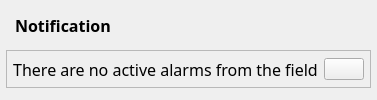
               <widget class="QCustomSlideMenu" name="popup_notification_container" native="true">
                <layout class="QVBoxLayout" name="verticalLayout_19">
                 <property name="spacing">
                  <number>0</number>
                 </property>
                 <property name="leftMargin">
                  <number>0</number>
                 </property>
                 <property name="topMargin">
                  <number>0</number>
                 </property>
                 <property name="rightMargin">
                  <number>0</number>
                 </property>
                 <property name="bottomMargin">
                  <number>0</number>
                 </property>
                 <item>
                  <widget class="QWidget" name="popup_notification_sub_container" native="true">
                   <layout class="QVBoxLayout" name="verticalLayout_20">
                    <property name="leftMargin">
                     <number>6</number>
                    </property>
                    <property name="topMargin">
                     <number>6</number>
                    </property>
                    <property name="rightMargin">
                     <number>6</number>
                    </property>
                    <property name="bottomMargin">
                     <number>12</number>
                    </property>
                    <item>
                     <widget class="QLabel" name="label_13">
                      <property name="font">
                       <font>
                        <family>Noto Sans</family>
                        <pointsize>12</pointsize>
                        <weight>75</weight>
                        <bold>true</bold>
                       </font>
                      </property>
                      <property name="styleSheet">
                       <string notr="true">padding-left: 5px;</string>
                      </property>
                      <property name="text">
                       <string>Notification</string>
                      </property>
                      <property name="scaledContents">
                       <bool>false</bool>
                      </property>
                     </widget>
                    </item>
                    <item>
                     <widget class="QFrame" name="frame_7">
                      <property name="frameShape">
                       <enum>QFrame::StyledPanel</enum>
                      </property>
                      <property name="frameShadow">
                       <enum>QFrame::Raised</enum>
                      </property>
                      <layout class="QHBoxLayout" name="horizontalLayout_10">
                       <property name="leftMargin">
                        <number>6</number>
                       </property>
                       <property name="topMargin">
                        <number>6</number>
                       </property>
                       <property name="rightMargin">
                        <number>6</number>
                       </property>
                       <property name="bottomMargin">
                        <number>6</number>
                       </property>
                       <item>
                        <widget class="QLabel" name="notification_content">
                         <property name="sizePolicy">
                          <sizepolicy hsizetype="Expanding" vsizetype="Preferred">
                           <horstretch>0</horstretch>
                           <verstretch>0</verstretch>
                          </sizepolicy>
                         </property>
                         <property name="font">
                          <font>
                           <family>Noto Sans</family>
                           <pointsize>12</pointsize>
                          </font>
                         </property>
                         <property name="text">
                          <string>There are no active alarms from the field</string>
                         </property>
                         <property name="alignment">
                          <set>Qt::AlignCenter</set>
                         </property>
                        </widget>
                       </item>
                       <item alignment="Qt::AlignRight">
                        <widget class="QPushButton" name="closeNotificationBtn">
                         <property name="cursor">
                          <cursorShape>PointingHandCursor</cursorShape>
                         </property>
                         <property name="toolTip">
                          <string>Close Notification</string>
                         </property>
                         <property name="text">
                          <string/>
                         </property>
                         <property name="icon">
                          <iconset resource="resources.qrc">
                           <normaloff>:/icons/icons/x-octagon.svg</normaloff>:/icons/icons/x-octagon.svg</iconset>
                         </property>
                         <property name="iconSize">
                          <size>
                           <width>28</width>
                           <height>28</height>
                          </size>
                         </property>
                        </widget>
                       </item>
                      </layout>
                     </widget>
                    </item>
                   </layout>
                  </widget>
                 </item>
                </layout>
               </widget>
